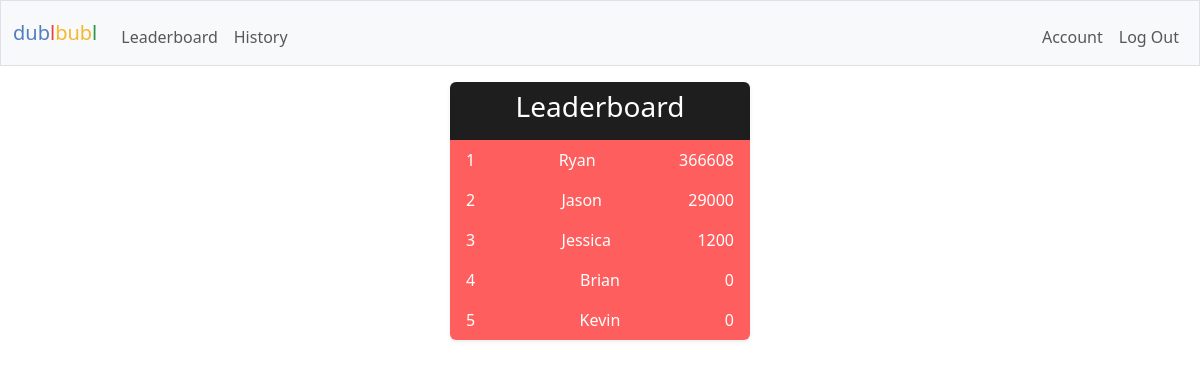
Page /leaderboard (signed in) on the committed database.
### tables this page shows
CREATE TABLE users (
    id INTEGER PRIMARY KEY AUTOINCREMENT NOT NULL,
    username TEXT NOT NULL,
    hash TEXT NOT NULL,
    points INTEGER NOT NULL DEFAULT 1000
, total_points_earned INTEGER);

### app.py (the view)
@app.route("/leaderboard", methods=["GET", "POST"])
def leaderboard():
    user = cur.execute("SELECT username, total_points_earned FROM users ORDER BY total_points_earned DESC LIMIT 5").fetchall()
    print(user[0][0])
    if request.method == "POST":
        return redirect("/")
    else:
        return render_template("leaderboard.html", user=user)

### app.py (called while the page is built)
@app.after_request
def after_request(response):
    response.headers["Cache-Control"] = "no-cache, no-store, must-revalidate"
    response.headers["Expires"] = 0
    response.headers["Pragma"] = "no-cache"
    return response

### templates/leaderboard.html
{% extends "layout.html" %}
{% block main %}
<div class="container d-flex justify-content-center align-items-center leaderboard">
  <ul class="list-group shadow-sm" style="width: 300px">
    <li class="list-group-item text-center text-white border-0" style="background: #1E1E1E;">
      <h3 class="fw-normal">Leaderboard</h3>
    </li>
    {% for user in user %}
    <li class="list-group-item d-flex justify-content-between text-white border-0" style="background: #FF5E5E; display: flex; justify-content: space-between;">
      <span>{{ loop.index }}</span>
      <span>{{ user[0] }} </span>
      <span>{{ user[1] }}</span>
    </li>
    {% endfor %}
  </ul>
</div>
{% endblock %}

### static/style.css (style rules this page uses)
* { margin: 0; padding: 0; box-sizing: border-box; }
html { font-family:Arial, Helvetica, sans-serif; font-size: 1rem; }
body { height: 100vh; }
.leaderboard { margin: 1em auto; }

### rows in the picture
users: username "Ryan", total_points_earned "366608"
users: username "Jason", total_points_earned "29000"
users: username "Jessica", total_points_earned "1200"
users: username "Brian", total_points_earned "0"
users: username "Kevin", total_points_earned "0"
